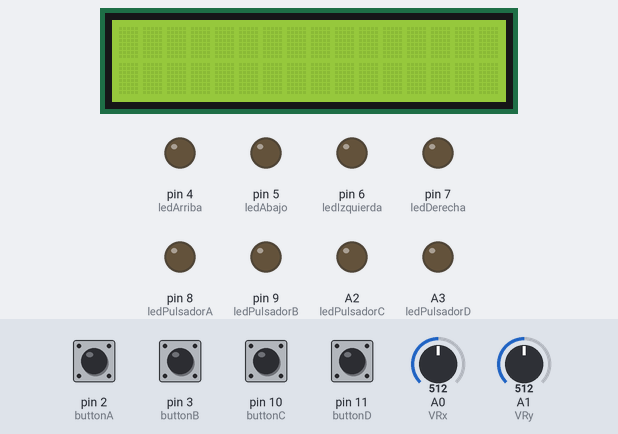
Recording of a sketch running on a simulated Arduino Uno, built with avr-gcc and run on an emulated ATmega328P. On the bench: 16×2 character LCD, output pins drawn as LEDs (lit = HIGH). The test bench sets the inputs (shaded band); at power-on: pin 2 (buttonA), pin 3 (buttonB), pin 10 (buttonC), pin 11 (buttonD) HIGH, A0 (VRx) = 512, A1 (VRy) = 512. What the sketch prints to the serial monitor is not drawn.

Above: at 1.2 s.
1.3 s: A0 (VRx) set to 560
2.8 s: A0 (VRx) set to 587
At 3.5 s:
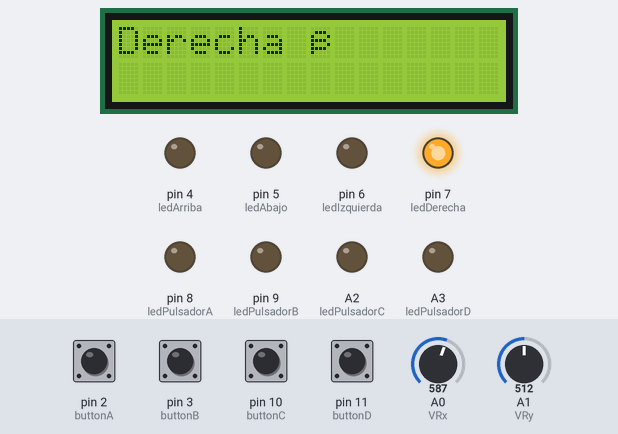
4.3 s: A1 (VRy) set to 563
5.8 s: A1 (VRy) set to 586
At 6.8 s:
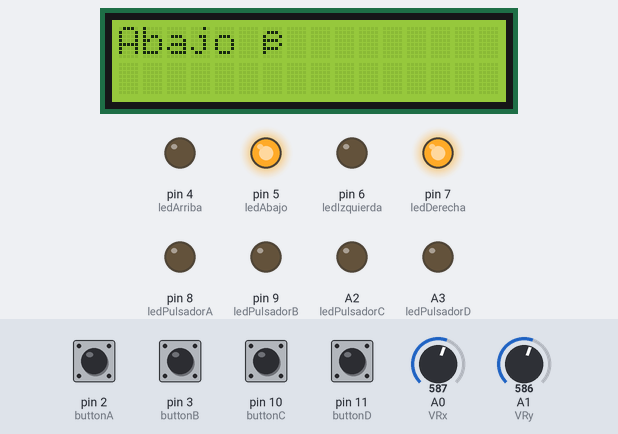
7.4 s: pin 2 (buttonA) pulled LOW for 0.15 s
At 7.58 s:
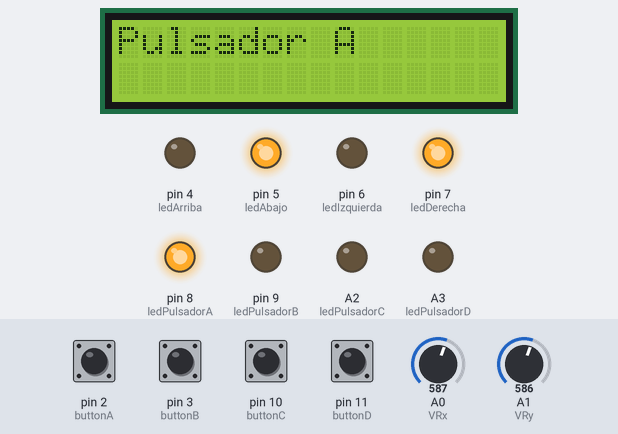
9.1 s: pin 3 (buttonB) pulled LOW for 0.15 s
At 9.32 s:
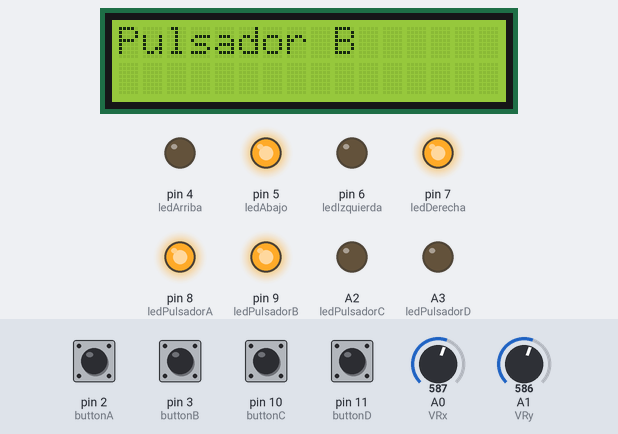
Timing chart, 0 to 11.9 s (numbered marks = the images above; inputs shaded):
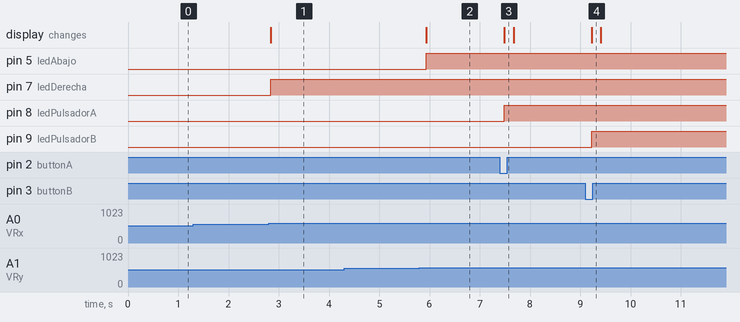

Measured:
- the behaviour switches between 570 and 571 on A0 (VRx) (found by bisection; images 0 and 1)
- the behaviour switches between 570 and 571 on A1 (VRy) (found by bisection; images 1 and 2)
- after the input at 1.3 s, every drawn part: stays the same
- after the input at 2.8 s, pin 7 (ledDerecha): LOW → HIGH at once; the display: changes at once (image 1)
- after the input at 4.3 s, every drawn part: stays the same
- after the input at 5.8 s, pin 5 (ledAbajo): LOW → HIGH after 0.14 s; the display: changes after 0.14 s (image 2)
- after the input at 7.4 s, pin 8 (ledPulsadorA): LOW → HIGH after 0.09 s; the display: changes after 0.09 s (image 3)
- after the input at 9.1 s, pin 9 (ledPulsadorB): LOW → HIGH after 0.13 s; the display: changes after 0.13 s (image 4)

The sketch:

Proyecto.ino
```cpp
#include <Wire.h>
#include <LiquidCrystal_I2C.h>

// Pines del Joystick
const int VRx = A0;
const int VRy = A1;

// Pines de los pulsadores
const int buttonA = 2;
const int buttonB = 3;
const int buttonC = 10;
const int buttonD = 11;

// Pines de los LEDs
const int ledArriba = 4;
const int ledAbajo = 5;
const int ledIzquierda = 6;
const int ledDerecha = 7;
const int ledPulsadorA = 8;
const int ledPulsadorB = 9;
const int ledPulsadorC = A2;
const int ledPulsadorD = A3;

// LCD con dirección I2C
LiquidCrystal_I2C lcd(0x27, 16, 2);

// Para evitar imprimir repetidamente lo mismo
String mensajeAnterior = "";

void setup() {
  Serial.begin(9600);

  lcd.init();
  lcd.backlight();
  lcd.clear();

  pinMode(VRx, INPUT);
  pinMode(VRy, INPUT);

  pinMode(buttonA, INPUT_PULLUP);
  pinMode(buttonB, INPUT_PULLUP);
  pinMode(buttonC, INPUT_PULLUP);
  pinMode(buttonD, INPUT_PULLUP);

  pinMode(ledArriba, OUTPUT);
  pinMode(ledAbajo, OUTPUT);
  pinMode(ledIzquierda, OUTPUT);
  pinMode(ledDerecha, OUTPUT);
  pinMode(ledPulsadorA, OUTPUT);
  pinMode(ledPulsadorB, OUTPUT);
  pinMode(ledPulsadorC, OUTPUT);
  pinMode(ledPulsadorD, OUTPUT);
}

void loop() {
  int xValue = leerPromedio(VRx);
  int yValue = leerPromedio(VRy);
  bool movimientoDetectado = false;

  if (yValue < 450) {
    mensaje("Arriba ↑");
    digitalWrite(ledArriba, HIGH);
    movimientoDetectado = true;
  } else if (yValue > 570) {
    mensaje("Abajo ↓");
    digitalWrite(ledAbajo, HIGH);
    movimientoDetectado = true;
  } else if (xValue < 450) {
    mensaje("Izquierda ←");
    digitalWrite(ledIzquierda, HIGH);
    movimientoDetectado = true;
  } else if (xValue > 570) {
    mensaje("Derecha →");
    digitalWrite(ledDerecha, HIGH);
    movimientoDetectado = true;
  }

  if (digitalRead(buttonA) == LOW) {
    mensaje("Pulsador A");
    digitalWrite(ledPulsadorA, HIGH);
    movimientoDetectado = true;
  }

  if (digitalRead(buttonB) == LOW) {
    mensaje("Pulsador B");
    digitalWrite(ledPulsadorB, HIGH);
    movimientoDetectado = true;
  }

  if (digitalRead(buttonC) == LOW) {
    mensaje("Pulsador C");
    digitalWrite(ledPulsadorC, HIGH);
    movimientoDetectado = true;
  }

  if (digitalRead(buttonD) == LOW) {
    mensaje("Pulsador D");
    digitalWrite(ledPulsadorD, HIGH);
    movimientoDetectado = true;
  }

  if (!movimientoDetectado) {
    mensaje("Centro");
    apagarLeds();
  }

  delay(150);
}

void mensaje(String texto) {
  if (texto != mensajeAnterior) {
    if (texto != "Centro") {
      lcd.clear();
      lcd.setCursor(0, 0);
      lcd.print(texto);
    }
    // Siempre enviar al puerto serial (para Python)
    Serial.println(texto);
    mensajeAnterior = texto;
  }
}

void apagarLeds() {
  digitalWrite(ledArriba, LOW);
  digitalWrite(ledAbajo, LOW);
  digitalWrite(ledIzquierda, LOW);
  digitalWrite(ledDerecha, LOW);
  digitalWrite(ledPulsadorA, LOW);
  digitalWrite(ledPulsadorB, LOW);
  digitalWrite(ledPulsadorC, LOW);
  digitalWrite(ledPulsadorD, LOW);
}

int leerPromedio(int pin) {
  int suma = 0;
  const int N = 5;
  for (int i = 0; i < N; i++) {
    suma += analogRead(pin);
    delay(2);
  }
  return suma / N;
}
```
